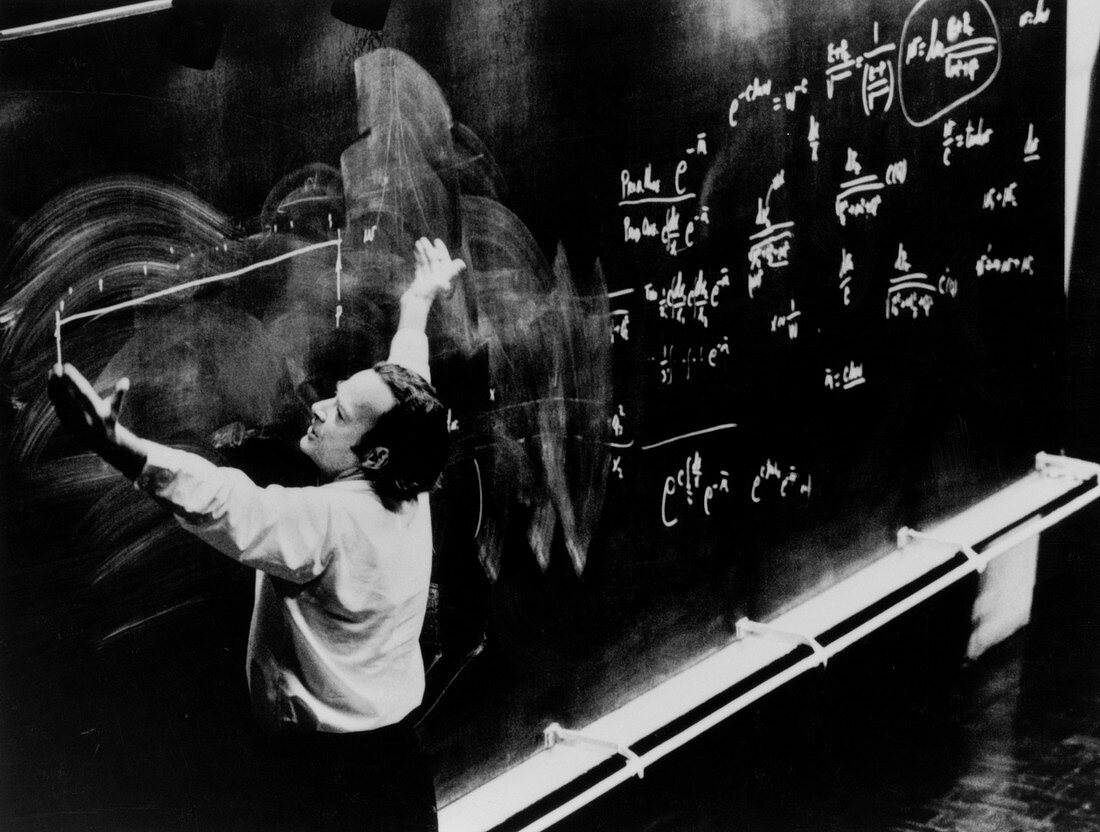
#> input picture 3-Semester/Bildverarbeitung/feynman_lecture.jpg, 1100 x 832 px
$ jupyter execute 'bildschärfung.ipynb'
#> lines starting #> are read from the running program, lines starting #| are printed output that depends on the picture
[cell 1]
import cv2

# Niedrig aufgelöstes Bild laden
image = cv2.imread('feynman_lecture.jpg')
#> image is the input picture: shape (832, 1100, 3); min 0, max 233, mean 42.9

# Bilateral-Filter anwenden (sanfte Schärfung)
sharpened = cv2.GaussianBlur(image, (0, 0), 3)
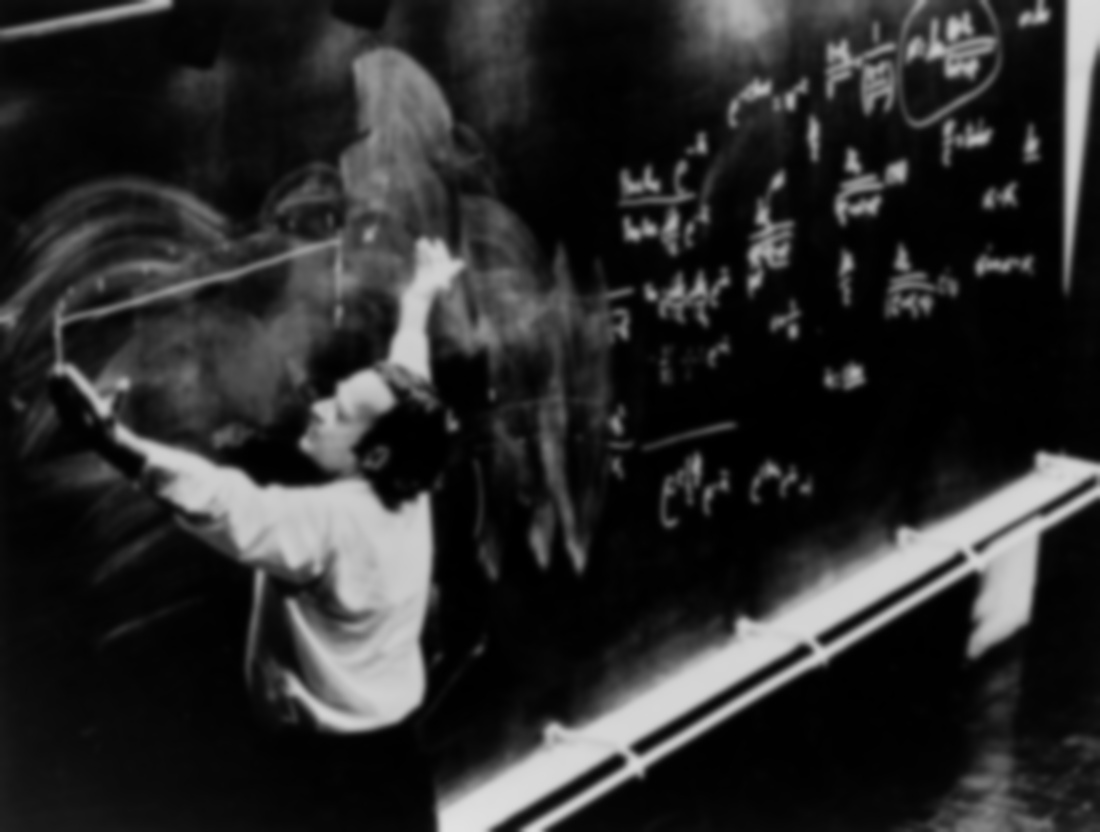
#> sharpened: shape (832, 1100, 3); min 0, max 225, mean 42.9
sharpened = cv2.addWeighted(image, 1.5, sharpened, -0.5, 0)

# Bild anzeigen und speichern
cv2.imshow("Sharpened_feynman_lecture", sharpened)
cv2.imwrite("sharpened_feynman_lecture.jpg", sharpened)
cv2.waitKey(0)
cv2.destroyAllWindows()
